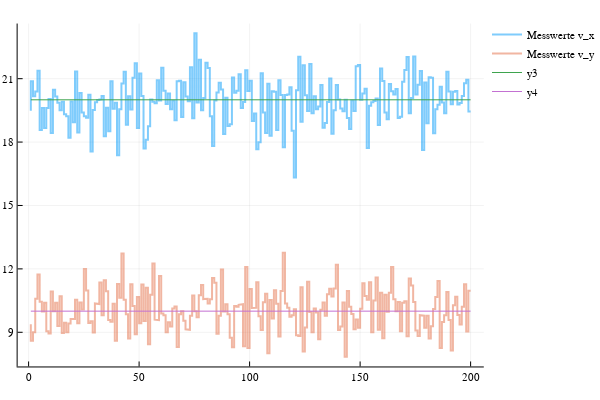

The notebook cell this image was saved under:
### Markdown cell above
### Messdaten
Im nächsten Schritt generieren wir messdaten.

### Code cell
n = 200
v_x = 20
v_y = 10

m_x = rand(Normal(0, 1), n, 1) .+ v_x
m_y = rand(Normal(0, 1), n, 1) .+ v_y

plot(1:200, m_x, label = "Messwerte v_x", line = (:steppre, 0.5, 1, 2))
plot!(1:200, m_y, label = "Messwerte v_y", line = (:steppre, 0.5, 1, 2))
plot!(1:200, (x) -> 20)
plot!(1:200, (x) -> 10)

### Figure 1 — Plotly figure (JSON) as saved in the notebook; plotly's stock layout.template omitted (floating-point values rounded to 4 significant figures; data arrays with more than 128 entries replaced by an {"elided": "..."} marker saying what was removed)
{"data": [{"colorbar": {"title": ""}, "hoverinfo": "text", "legendgroup": "Messwerte v_x", "line": {"color": "rgba(0, 154, 250, 0.500)", "dash": "solid", "shape": "linear", "width": 2}, "mode": "lines", "name": "Messwerte v_x", "showlegend": true, "text": {"elided": "399 null values"}, "type": "scatter", "x": {"elided": "399 int values"}, "xaxis": "x1", "y": {"elided": "399 float values"}, "yaxis": "y1", "zmax": 0.1, "zmin": -0.1}, {"colorbar": {"title": ""}, "hoverinfo": "text", "legendgroup": "Messwerte v_y", "line": {"color": "rgba(227, 111, 71, 0.500)", "dash": "solid", "shape": "linear", "width": 2}, "mode": "lines", "name": "Messwerte v_y", "showlegend": true, "text": {"elided": "399 null values"}, "type": "scatter", "x": {"elided": "399 int values"}, "xaxis": "x1", "y": {"elided": "399 float values"}, "yaxis": "y1", "zmax": 0.1, "zmin": -0.1}, {"colorbar": {"title": ""}, "hoverinfo": "text", "legendgroup": "y3", "line": {"color": "rgba(62, 164, 78, 1.000)", "dash": "solid", "shape": "linear", "width": 1}, "mode": "lines", "name": "y3", "showlegend": true, "text": {"elided": "200 null values"}, "type": "scatter", "x": {"elided": "200 int values"}, "xaxis": "x1", "y": {"elided": "200 int values"}, "yaxis": "y1", "zmax": 0.1, "zmin": -0.1}, {"colorbar": {"title": ""}, "hoverinfo": "text", "legendgroup": "y4", "line": {"color": "rgba(195, 113, 210, 1.000)", "dash": "solid", "shape": "linear", "width": 1}, "mode": "lines", "name": "y4", "showlegend": true, "text": {"elided": "200 null values"}, "type": "scatter", "x": {"elided": "200 int values"}, "xaxis": "x1", "y": {"elided": "200 int values"}, "yaxis": "y1", "zmax": 0.1, "zmin": -0.1}], "layout": {"annotations": [], "height": 400, "legend": {"bgcolor": "rgba(255, 255, 255, 1.000)", "bordercolor": "rgba(0, 0, 0, 1.000)", "font": {"color": "rgba(0, 0, 0, 1.000)", "family": "sans-serif", "size": 11}, "tracegroupgap": 0, "x": 1, "y": 1}, "margin": {"b": 20, "l": 0, "r": 0, "t": 20}, "paper_bgcolor": "rgba(255, 255, 255, 1.000)", "plot_bgcolor": "rgba(255, 255, 255, 1.000)", "showlegend": true, "width": 600, "xaxis": {"anchor": "y1", "domain": [0.03619, 0.9934], "gridcolor": "rgba(0, 0, 0, 0.100)", "gridwidth": 0.5, "linecolor": "rgba(0, 0, 0, 1.000)", "mirror": false, "range": [-4.97, 206.0], "showgrid": true, "showline": true, "showticklabels": true, "tickangle": 0, "tickcolor": "rgb(0, 0, 0)", "tickfont": {"color": "rgba(0, 0, 0, 1.000)", "family": "sans-serif", "size": 11}, "tickmode": "array", "ticks": "inside", "ticktext": ["0", "50", "100", "150", "200"], "tickvals": [0, 50, 100, 150, 200], "title": "", "titlefont": {"color": "rgba(0, 0, 0, 1.000)", "family": "sans-serif", "size": 15}, "type": "-", "visible": true, "zeroline": false, "zerolinecolor": "rgba(0, 0, 0, 1.000)"}, "yaxis": {"anchor": "x1", "domain": [0.03762, 0.9902], "gridcolor": "rgba(0, 0, 0, 0.100)", "gridwidth": 0.5, "linecolor": "rgba(0, 0, 0, 1.000)", "mirror": false, "range": [7.383, 23.61], "showgrid": true, "showline": true, "showticklabels": true, "tickangle": 0, "tickcolor": "rgb(0, 0, 0)", "tickfont": {"color": "rgba(0, 0, 0, 1.000)", "family": "sans-serif", "size": 11}, "tickmode": "array", "ticks": "inside", "ticktext": ["9", "12", "15", "18", "21"], "tickvals": [9, 12, 15, 18, 21], "title": "", "titlefont": {"color": "rgba(0, 0, 0, 1.000)", "family": "sans-serif", "size": 15}, "type": "-", "visible": true, "zeroline": false, "zerolinecolor": "rgba(0, 0, 0, 1.000)"}}}
